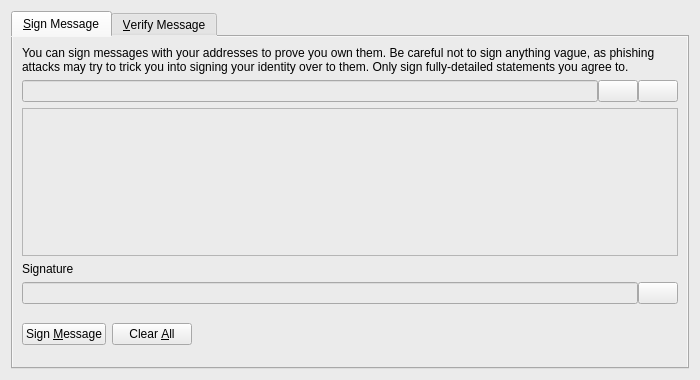
<?xml version="1.0" encoding="UTF-8"?>
<ui version="4.0">
 <class>SignVerifyMessageDialog</class>
 <widget class="QDialog" name="SignVerifyMessageDialog">
  <property name="geometry">
   <rect>
    <x>0</x>
    <y>0</y>
    <width>700</width>
    <height>380</height>
   </rect>
  </property>
  <property name="windowTitle">
   <string>Signatures - Sign / Verify a Message</string>
  </property>
  <property name="styleSheet">
   <string notr="true">background-color: rgb(235, 235, 235);</string>
  </property>
  <property name="modal">
   <bool>true</bool>
  </property>
  <layout class="QVBoxLayout" name="verticalLayout">
   <item>
    <widget class="QTabWidget" name="tabWidget">
     <property name="currentIndex">
      <number>0</number>
     </property>
     <widget class="QWidget" name="tabSignMessage">
      <attribute name="title">
       <string>&amp;Sign Message</string>
      </attribute>
      <layout class="QVBoxLayout" name="verticalLayout_SM">
       <item>
        <widget class="QLabel" name="infoLabel_SM">
         <property name="text">
          <string>You can sign messages with your addresses to prove you own them. Be careful not to sign anything vague, as phishing attacks may try to trick you into signing your identity over to them. Only sign fully-detailed statements you agree to.</string>
         </property>
         <property name="textFormat">
          <enum>Qt::PlainText</enum>
         </property>
         <property name="wordWrap">
          <bool>true</bool>
         </property>
        </widget>
       </item>
       <item>
        <layout class="QHBoxLayout" name="horizontalLayout_1_SM">
         <property name="spacing">
          <number>0</number>
         </property>
         <item>
          <widget class="QValidatedLineEdit" name="addressIn_SM">
           <property name="toolTip">
            <string>The address to sign the message with (e.g. Ler4HNAEfwYhBmGXcFP2Po1NpRUEiK8km2)</string>
           </property>
           <property name="maxLength">
            <number>34</number>
           </property>
          </widget>
         </item>
         <item>
          <widget class="QPushButton" name="addressBookButton_SM">
           <property name="toolTip">
            <string>Choose an address from the address book</string>
           </property>
           <property name="text">
            <string/>
           </property>
           <property name="icon">
            <iconset resource="../bitcoin.qrc">
             <normaloff>:/icons/address-book</normaloff>:/icons/address-book</iconset>
           </property>
           <property name="shortcut">
            <string>Alt+A</string>
           </property>
           <property name="autoDefault">
            <bool>false</bool>
           </property>
          </widget>
         </item>
         <item>
          <widget class="QPushButton" name="pasteButton_SM">
           <property name="toolTip">
            <string>Paste address from clipboard</string>
           </property>
           <property name="text">
            <string/>
           </property>
           <property name="icon">
            <iconset resource="../bitcoin.qrc">
             <normaloff>:/icons/editpaste</normaloff>:/icons/editpaste</iconset>
           </property>
           <property name="shortcut">
            <string>Alt+P</string>
           </property>
           <property name="autoDefault">
            <bool>false</bool>
           </property>
          </widget>
         </item>
        </layout>
       </item>
       <item>
        <widget class="QPlainTextEdit" name="messageIn_SM">
         <property name="toolTip">
          <string>Enter the message you want to sign here</string>
         </property>
        </widget>
       </item>
       <item>
        <widget class="QLabel" name="signatureLabel_SM">
         <property name="text">
          <string>Signature</string>
         </property>
         <property name="textFormat">
          <enum>Qt::PlainText</enum>
         </property>
        </widget>
       </item>
       <item>
        <layout class="QHBoxLayout" name="horizontalLayout_2_SM">
         <property name="spacing">
          <number>0</number>
         </property>
         <item>
          <widget class="QLineEdit" name="signatureOut_SM">
           <property name="font">
            <font>
             <italic>true</italic>
            </font>
           </property>
           <property name="readOnly">
            <bool>true</bool>
           </property>
          </widget>
         </item>
         <item>
          <widget class="QPushButton" name="copySignatureButton_SM">
           <property name="toolTip">
            <string>Copy the current signature to the system clipboard</string>
           </property>
           <property name="text">
            <string/>
           </property>
           <property name="icon">
            <iconset resource="../bitcoin.qrc">
             <normaloff>:/icons/editcopy</normaloff>:/icons/editcopy</iconset>
           </property>
           <property name="autoDefault">
            <bool>false</bool>
           </property>
          </widget>
         </item>
        </layout>
       </item>
       <item>
        <layout class="QHBoxLayout" name="horizontalLayout_3_SM">
         <item>
          <widget class="QPushButton" name="signMessageButton_SM">
           <property name="toolTip">
            <string>Sign the message to prove you own this Bells address</string>
           </property>
           <property name="text">
            <string>Sign &amp;Message</string>
           </property>
           <property name="icon">
            <iconset resource="../bitcoin.qrc">
             <normaloff>:/icons/edit</normaloff>:/icons/edit</iconset>
           </property>
           <property name="autoDefault">
            <bool>false</bool>
           </property>
          </widget>
         </item>
         <item>
          <widget class="QPushButton" name="clearButton_SM">
           <property name="toolTip">
            <string>Reset all sign message fields</string>
           </property>
           <property name="text">
            <string>Clear &amp;All</string>
           </property>
           <property name="icon">
            <iconset resource="../bitcoin.qrc">
             <normaloff>:/icons/remove</normaloff>:/icons/remove</iconset>
           </property>
           <property name="autoDefault">
            <bool>false</bool>
           </property>
          </widget>
         </item>
         <item>
          <spacer name="horizontalSpacer_1_SM">
           <property name="orientation">
            <enum>Qt::Horizontal</enum>
           </property>
           <property name="sizeHint" stdset="0">
            <size>
             <width>40</width>
             <height>48</height>
            </size>
           </property>
          </spacer>
         </item>
         <item>
          <widget class="QLabel" name="statusLabel_SM">
           <property name="font">
            <font>
             <weight>75</weight>
             <bold>true</bold>
            </font>
           </property>
           <property name="text">
            <string/>
           </property>
           <property name="wordWrap">
            <bool>true</bool>
           </property>
          </widget>
         </item>
         <item>
          <spacer name="horizontalSpacer_2_SM">
           <property name="orientation">
            <enum>Qt::Horizontal</enum>
           </property>
           <property name="sizeHint" stdset="0">
            <size>
             <width>40</width>
             <height>48</height>
            </size>
           </property>
          </spacer>
         </item>
        </layout>
       </item>
      </layout>
     </widget>
     <widget class="QWidget" name="tabVerifyMessage">
      <attribute name="title">
       <string>&amp;Verify Message</string>
      </attribute>
      <layout class="QVBoxLayout" name="verticalLayout_VM">
       <item>
        <widget class="QLabel" name="infoLabel_VM">
         <property name="text">
          <string>Enter the signing address, message (ensure you copy line breaks, spaces, tabs, etc. exactly) and signature below to verify the message. Be careful not to read more into the signature than what is in the signed message itself, to avoid being tricked by a man-in-the-middle attack.</string>
         </property>
         <property name="textFormat">
          <enum>Qt::PlainText</enum>
         </property>
         <property name="alignment">
          <set>Qt::AlignLeading|Qt::AlignLeft|Qt::AlignTop</set>
         </property>
         <property name="wordWrap">
          <bool>true</bool>
         </property>
        </widget>
       </item>
       <item>
        <layout class="QHBoxLayout" name="horizontalLayout_1_VM">
         <property name="spacing">
          <number>0</number>
         </property>
         <item>
          <widget class="QValidatedLineEdit" name="addressIn_VM">
           <property name="toolTip">
            <string>The address the message was signed with (e.g. Ler4HNAEfwYhBmGXcFP2Po1NpRUEiK8km2)</string>
           </property>
           <property name="maxLength">
            <number>34</number>
           </property>
          </widget>
         </item>
         <item>
          <widget class="QPushButton" name="addressBookButton_VM">
           <property name="toolTip">
            <string>Choose an address from the address book</string>
           </property>
           <property name="text">
            <string/>
           </property>
           <property name="icon">
            <iconset resource="../bitcoin.qrc">
             <normaloff>:/icons/address-book</normaloff>:/icons/address-book</iconset>
           </property>
           <property name="shortcut">
            <string>Alt+A</string>
           </property>
           <property name="autoDefault">
            <bool>false</bool>
           </property>
          </widget>
         </item>
        </layout>
       </item>
       <item>
        <widget class="QPlainTextEdit" name="messageIn_VM"/>
       </item>
       <item>
        <widget class="QValidatedLineEdit" name="signatureIn_VM"/>
       </item>
       <item>
        <layout class="QHBoxLayout" name="horizontalLayout_2_VM">
         <item>
          <widget class="QPushButton" name="verifyMessageButton_VM">
           <property name="toolTip">
            <string>Verify the message to ensure it was signed with the specified Bells address</string>
           </property>
           <property name="text">
            <string>Verify &amp;Message</string>
           </property>
           <property name="icon">
            <iconset resource="../bitcoin.qrc">
             <normaloff>:/icons/transaction_0</normaloff>:/icons/transaction_0</iconset>
           </property>
           <property name="autoDefault">
            <bool>false</bool>
           </property>
          </widget>
         </item>
         <item>
          <widget class="QPushButton" name="clearButton_VM">
           <property name="toolTip">
            <string>Reset all verify message fields</string>
           </property>
           <property name="text">
            <string>Clear &amp;All</string>
           </property>
           <property name="icon">
            <iconset resource="../bitcoin.qrc">
             <normaloff>:/icons/remove</normaloff>:/icons/remove</iconset>
           </property>
           <property name="autoDefault">
            <bool>false</bool>
           </property>
          </widget>
         </item>
         <item>
          <spacer name="horizontalSpacer_1_VM">
           <property name="orientation">
            <enum>Qt::Horizontal</enum>
           </property>
           <property name="sizeHint" stdset="0">
            <size>
             <width>40</width>
             <height>48</height>
            </size>
           </property>
          </spacer>
         </item>
         <item>
          <widget class="QLabel" name="statusLabel_VM">
           <property name="font">
            <font>
             <weight>75</weight>
             <bold>true</bold>
            </font>
           </property>
           <property name="text">
            <string/>
           </property>
           <property name="wordWrap">
            <bool>true</bool>
           </property>
          </widget>
         </item>
         <item>
          <spacer name="horizontalSpacer_2_VM">
           <property name="orientation">
            <enum>Qt::Horizontal</enum>
           </property>
           <property name="sizeHint" stdset="0">
            <size>
             <width>40</width>
             <height>48</height>
            </size>
           </property>
          </spacer>
         </item>
        </layout>
       </item>
      </layout>
     </widget>
    </widget>
   </item>
  </layout>
 </widget>
 <customwidgets>
  <customwidget>
   <class>QValidatedLineEdit</class>
   <extends>QLineEdit</extends>
   <header>qvalidatedlineedit.h</header>
  </customwidget>
 </customwidgets>
 <resources>
  <include location="../bitcoin.qrc"/>
 </resources>
 <connections/>
</ui>
